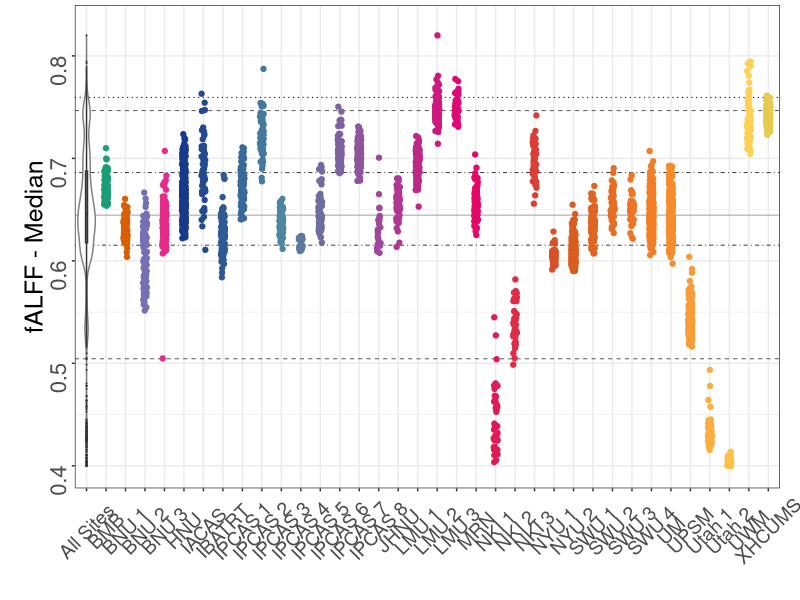
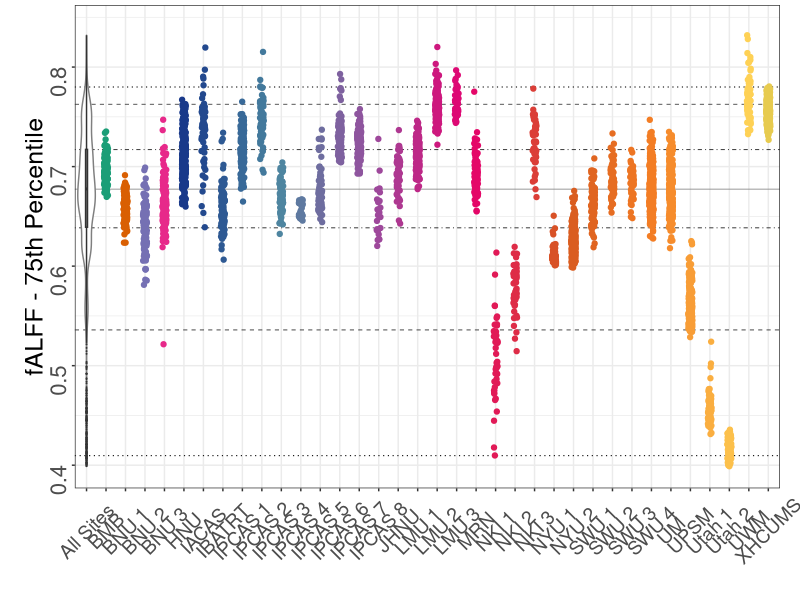
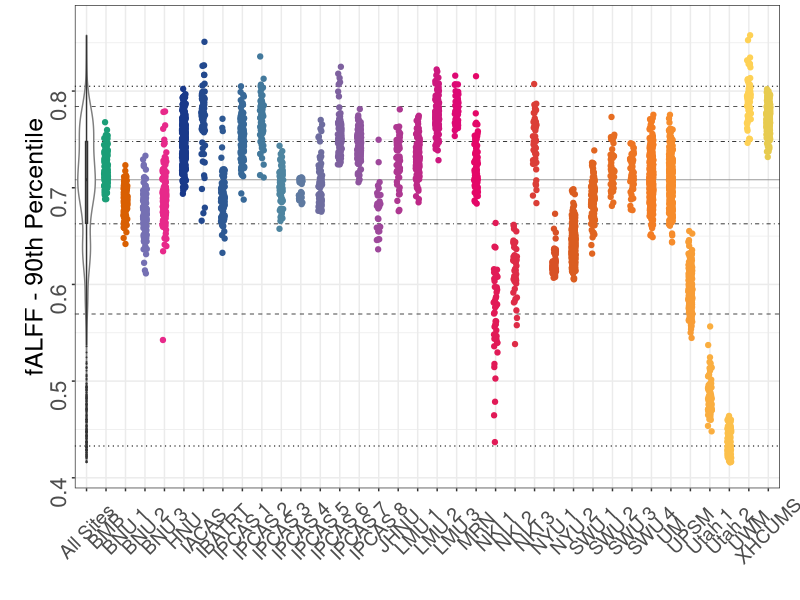
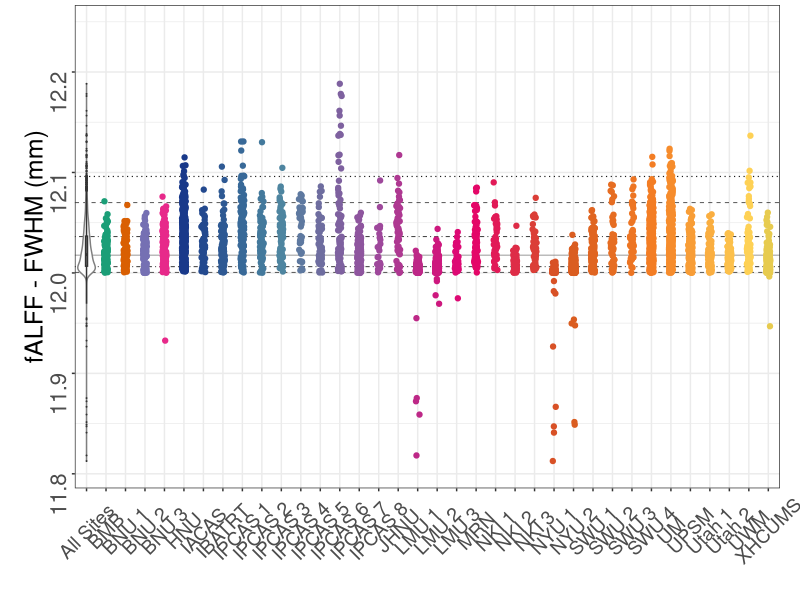
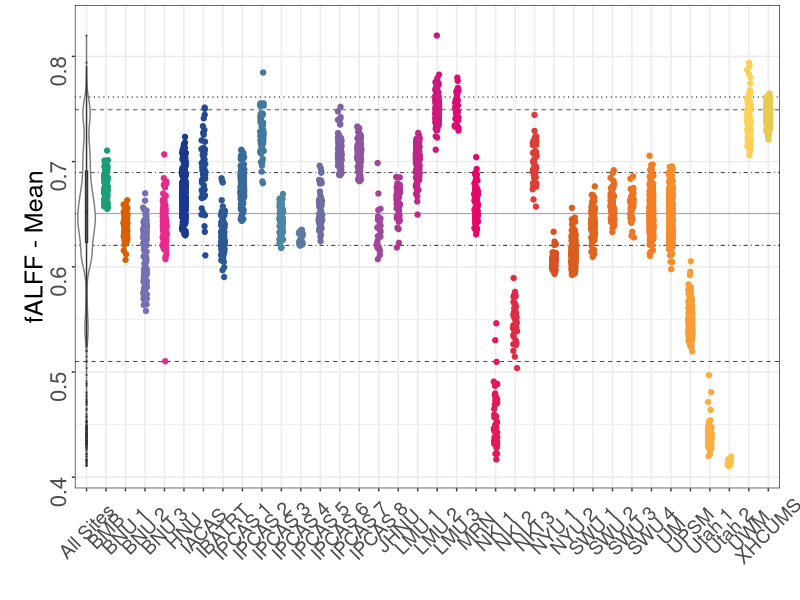
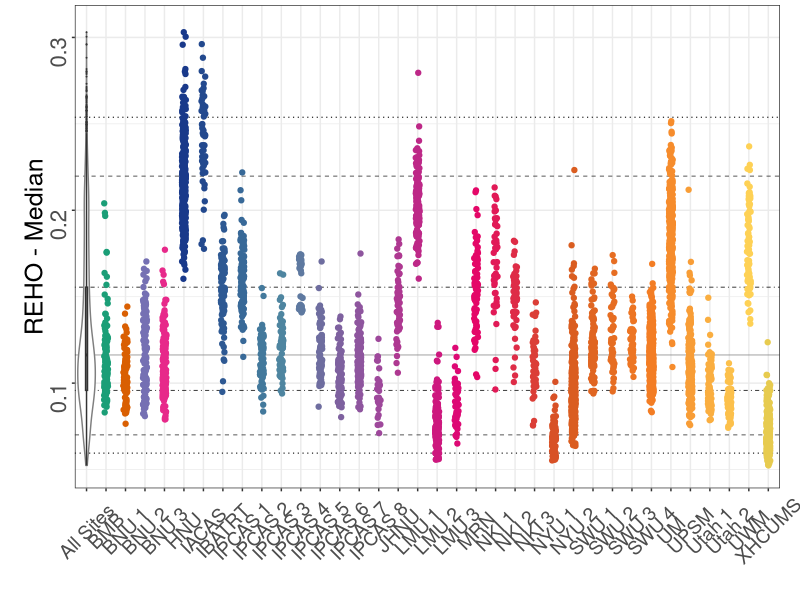
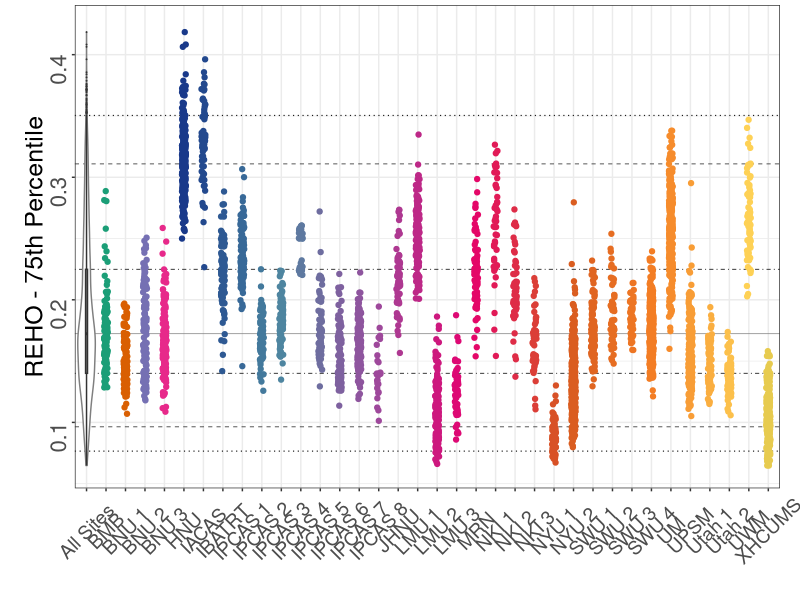
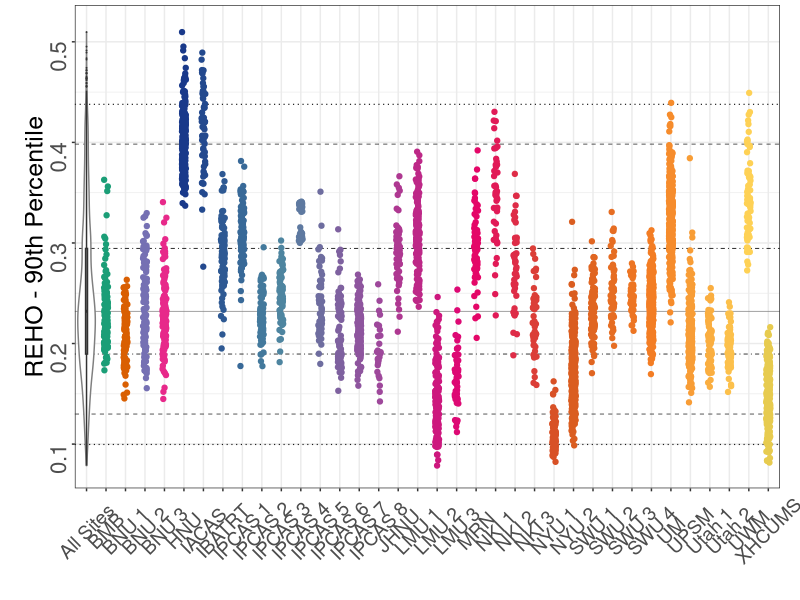

These figures' R source, in order:
#' # SETUP

#' Load packages and paths
#+ setup-packages
library(grid)
library(ggplot2)
library(plyr)
library(RColorBrewer)


#' ## Color Scheme
#' 
#' CMI Recommendations
#+ setup-colors
cmi_main_blue="#0071b2"
cmi_grey="#929d9e"
cmi_light_blue="#00c4d9"
cmi_pea_green="#b5bf00"

cmi_rich_green="#73933d"
cmi_rich_purple="#8e7fac"
cmi_rich_red="#d75920"
cmi_rich_blue="#4c87a1"
cmi_rich_aqua="#66c7c3"
cmi_rich_orange="#eebf42"

cmi_vibrant_yellow="#ffd457"
cmi_vibrant_orange="#f58025"
cmi_vibrant_green="#78a22f"
cmi_vibrant_garnet="#e6006f"
cmi_vibrant_purple="#9A4d9e"
cmi_vibrant_blue="#19398a"

cmi_site_colors = c(cmi_vibrant_blue,
                    cmi_rich_blue,
                    cmi_vibrant_purple,
                    cmi_vibrant_garnet,
                    cmi_rich_red,
                    cmi_vibrant_orange,
                    cmi_vibrant_yellow,
                    cmi_vibrant_green)
cmi_site_colors_ramp = colorRampPalette(cmi_site_colors)


#' ## Load data
#'
#' Read in the data and then some
#+ setup-load

#setwd("~/zarrar")
#setwd("~/Dropbox/Research/cmi/")
#setwd("qc/corr.scripts")

#script.dir <- dirname(sys.frame(1)$ofile)
#setwd(script_dir)

df      <- read.csv("../corr.qc/qc_filt_epi_derivatives_smoothed_afni.csv")[,-1]
nsites  <- length(unique(df$site))

#' ## Percentiles
#'
#' In our plots, we want to have percentile lines for each QC measure to 
#' indicate the distribution of each site relative to the whole sample
#+ setup-percentile
qc.measures <- colnames(df)[!(colnames(df) %in% c("uniqueid", "subject", "subid", "site", "site.name", "session", "scan", "global"))]
qvals       <- c(0.01, 0.05, 0.25, 0.5, 0.75, 0.95, 0.99)
qcat        <- c(1,5,25,50,25,5,1)
qline       <- c(3, 2, 5, 1, 5, 2, 3)
qsize       <- c(.4, .25, .3, .25, .3, .25, .4)
qcols       <- c("grey10", "grey10", "grey10", "grey50", "grey10", "grey10", "grey10")
#qcols       <- brewer.pal(8, "Dark2")[c(1,2,3,4,3,2,1)]

#' Now let's get the percentiles
#+ percentile
percentiles <- apply(subset(df, select=qc.measures), 2, quantile, qvals, na.rm=TRUE)
percentiles <- as.data.frame(cbind(percentiles, qcat, qline, qsize))
percentiles$qline <- as.factor(qline)
percentiles$qcat  <- as.factor(qcat)
print(percentiles)

#' ## Measure Descriptions
#' Associate a detailed description with each measure
#+ setup-measure
dnames  <- c("fALFF", "REHO", "VMHC")
mnames  <- c("Median", "75th Percentile", "90th Percentile", "FWHM (mm)", "Mean")
descs   <- expand.grid(m=mnames, d=dnames) 
descs   <- paste(descs[,2], descs[,1], sep=" - ")
mdf <- data.frame(
  measure = qc.measures, 
  description = descs
)
print(mdf)
cat("CHECK ABOVE...do the columns for each row match\n")

#' # PLOTS

#' ## More Setup
#' 
#' This function will add percentile lines in the background
#' plot: ggplot object
#' pdf: percentile data frame
#+ plot-function
compile_percentiles <- function(pdf, measure, cols=NULL) {
  ret <- lapply(1:nrow(pdf), function(i) {
    p <- pdf[i,]
    if (!is.null(cols)) {
      plot <- geom_hline(aes_string(yintercept=measure), data=p, 
                         size=as.numeric(p$qsize), linetype=as.numeric(p$qline), color=cols[i])
      #as.character(p$qcolor[1])
    } else {
      plot <- geom_hline(aes_string(yintercept=measure), data=p, 
                         size=as.numeric(p$qsize[1]), linetype=as.numeric(p$qline[1]), color="grey50")
    }
    return(plot)
  })
  return(ret)
}


#' ## Outliers
#' Sometimes extreme data-points can skew the plot 
#' and make it difficult to see the spread of the data.
#'  
#' I will avoid plotting those outlier points by setting the axis
#' to only the points that I want. ggplot will complain but let her (poor baby).
#'
#+ plot-find-outliers
# functions
range.outlier.iqr <- function(x, times=3) {
  upper.limit <- quantile(x, 0.75) + times*IQR(x)
  lower.limit <- quantile(x, 0.25) - times*IQR(x)
  return(c(lower.limit, upper.limit))
}
outlier.iqr <- function(x, times=3) {
  tmp         <- range.outlier.iqr(x, times)
  lower.limit <- tmp[1]
  upper.limit <- tmp[2]
  return((x > upper.limit) | (x < lower.limit))
}
# outlier values (if any)
lst.outlier.iqr <- llply(qc.measures, function(measure) {
  ret     <- subset(df, select=c("subject", "site", "site.name", "session", "scan", measure))
  inds    <- outlier.iqr(df[[measure]])
  return(ret[inds,])
})
names(lst.outlier.iqr) <- qc.measures
# new ranges of our plots (sans outliers)
df.range.iqr <- as.data.frame(sapply(qc.measures, function(m) {
  inds <- !outlier.iqr(df[[m]])
  range(df[[m]][inds]) * c(0.99,1.01)
}))

#' ## Visualization of Text
#' A function with all the theme jazz
#+ viz-text
set_themes <- function(family="Times", text.size.x=14, text.size.y=16, title.size=18) {
  family <- "sans"
  pg <- list(
    theme_bw(), 
    theme(axis.title.x      = element_text(family = family, face = "plain", size=title.size)), 
    theme(axis.title.y      = element_text(family = family, face = "plain", size=title.size, angle=90, vjust=0.25)), 
    theme(axis.text.x       = element_text(family = family, face = "plain", size=text.size.x, vjust=0.5, angle=45)), 
    theme(axis.text.y       = element_text(family = family, face = "plain", size=text.size.y, angle=90)), 
    theme(axis.ticks.length = unit(.15, "lines")), 
    theme(axis.ticks.margin = unit(.15,"lines")), 
    theme(plot.margin       = unit(c(0.25, 1, 0.25, 1), "lines")), 
    theme(legend.position   = "none")
  )
  return(pg)
}


#' ## QC Derivative Measures - Smoothed with AFNI
#' I will be plotting a bunch of different data-sets here. First I will have 
#' all the data, then I will have it remote 3 x the IQR. So two sets of the
#' same plots.
#'
#' ### REMOVE OUTLIERS
#+ plot-qc-no-outliers, fig.width=12, fig.height=8, dpi=100
for (i in 1:nrow(mdf)) {
  measure <- as.character(mdf$measure[i])
  desc <- as.character(mdf$description[i])
  
  # ### Option 1
  # First, I'll plot ones with 1%, 5%, 25%, and 50% percentile lines
  pg1=ggplot(df, aes_string(x="site.name", y=measure))
  
  # Add those percentile lines
  pg2=pg1 + compile_percentiles(percentiles, measure, qcols)  
  
  # Add main plot
  # - violin plot + boxplot for all the data
  # - jitter plot for each site (adjust the color)
  # - x and y labels
  pg3=pg2 + 
    geom_violin(aes(x=global), color="gray50") + 
    geom_boxplot(aes(x=global), width=.1, fill="gray50", outlier.size=0) + 
    geom_jitter(aes(color=site.name), position = position_jitter(width = .1)) + 
    scale_color_manual(values=c(brewer.pal(4,"Dark2"), cmi_site_colors_ramp(nsites))) + 
    ylab(desc) +
    xlab("") 
  
  # Add the y-range limit
  pg4=pg3
  pg4=pg4 + 
    ylim(df.range.iqr[[measure]])
  
  # Below assumes that you are doing this with a default axis (sites on x, data on y)
  pg5=pg4 + set_themes()
  
  # Plot
  pg=pg5
  print(pg)
  
  #ggsave("plot_option02.png", pg, height=2.5, width=5)    
  
  #readline("continue?")
  cat("\n\n\n\n")
}


#' ### KEEP OUTLIERS
#+ plot-qc-yes-outliers, fig.width=12, fig.height=8, dpi=100
for (i in 1:nrow(mdf)) {
  measure <- as.character(mdf$measure[i])
  desc <- as.character(mdf$description[i])
  
  # ### Option 1
  # First, I'll plot ones with 1%, 5%, 25%, and 50% percentile lines
  pg1=ggplot(df, aes_string(x="site.name", y=measure))
  
  # Add those percentile lines
  pg2=pg1 + compile_percentiles(percentiles, measure, qcols)  
  
  # Add main plot
  # - violin plot + boxplot for all the data
  # - jitter plot for each site (adjust the color)
  # - x and y labels
  pg3=pg2 + 
    geom_violin(aes(x=global), color="gray50") + 
    geom_boxplot(aes(x=global), width=.1, fill="gray50", outlier.size=0) + 
    geom_jitter(aes(color=site.name), position = position_jitter(width = .1)) + 
    scale_color_manual(values=c(brewer.pal(4,"Dark2"), cmi_site_colors_ramp(nsites))) + 
    ylab(desc) +
    xlab("")
  
  # Add the y-range limit and the outlier points on the maximum of the range
  # only if there are any outliers
  pg4=pg3
  #pg4=pg4 + 
  #  ylim(df.range.iqr[[measure]])
  
  # Below assumes that you are doing this with a default axis (sites on x, data on y)
  pg5=pg4 + set_themes()
  
  # Plot
  pg=pg5
  print(pg)
  
  #ggsave("plot_option02.png", pg, height=2.5, width=5)    
  
  #readline("continue?")
  cat("\n\n\n\n")
}
